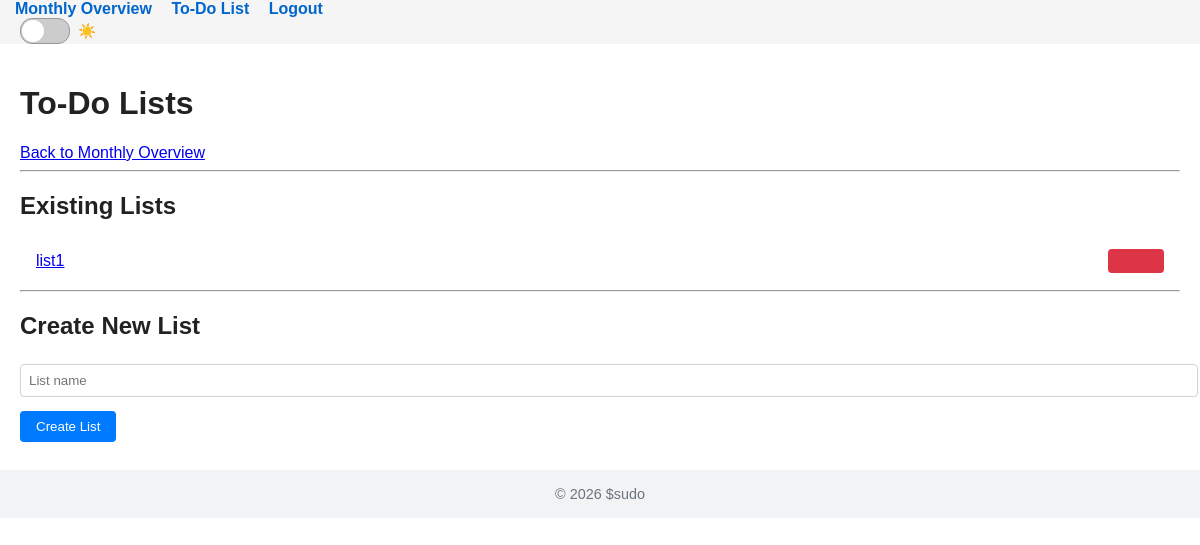
Before: /todolists (signed in) with the older database file.
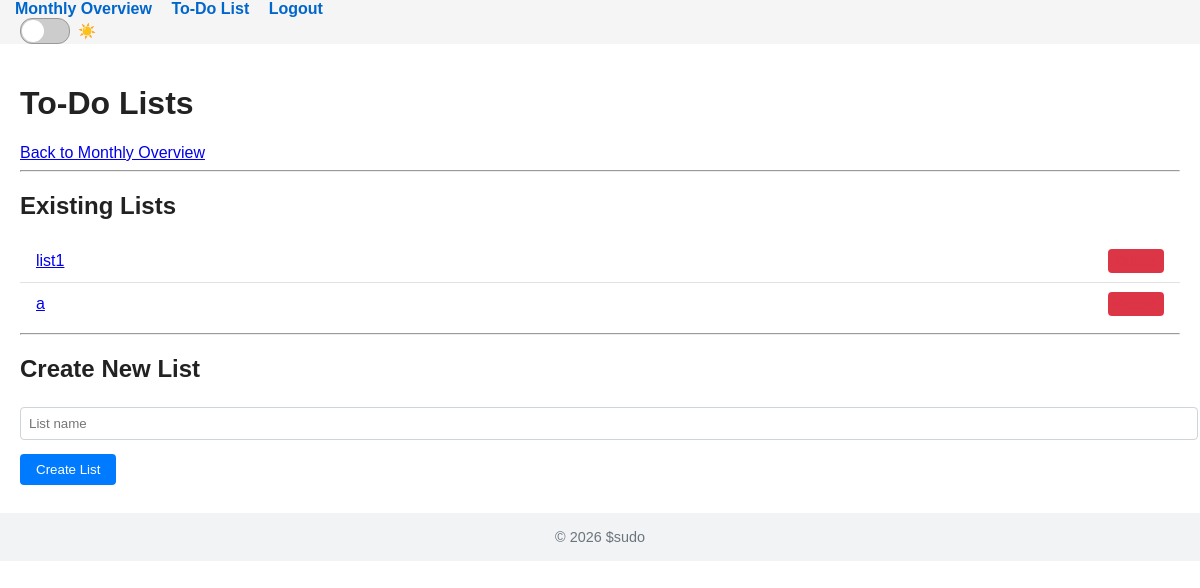
After: the same page with the newer database file.
### app/models.py (models this page shows)
class TodoList(db.Model):
    __tablename__ = 'todo_lists'
    id = db.Column(db.Integer, primary_key=True)
    user_id = db.Column(db.Integer, db.ForeignKey('users.id'), nullable=False)
    name = db.Column(db.String(200), nullable=False)
    items = db.relationship(
        'TodoItem',
        backref='todo_list',
        lazy='dynamic',
        cascade='all, delete-orphan',
    )

### app/routes/todo.py (the view, shortened to what this page needs)
@bp.route('/todolists', methods=['GET', 'POST'])
@login_required
def todolists():
    todo_lists = (
        TodoList.query.filter_by(user_id=current_user.id)
        .order_by(TodoList.id)
        .all()
    )
    return render_template('todo/lists.html', todo_lists=todo_lists)

### app/__init__.py (called while the page is built)
def create_app(config_name: str = 'development') -> Flask:
    app = Flask(__name__, instance_relative_config=True)
    from .config import DevelopmentConfig, ProductionConfig
    config_cls = {
        'development': DevelopmentConfig,
        'production': ProductionConfig
    }[config_name]
    app.config.from_object(config_cls)
    try:
        os.makedirs(app.instance_path, exist_ok=True)
    except OSError as exc:  # pragma: no cover
        raise RuntimeError(f'Failed to create instance folder: {exc}')
    db.init_app(app)
    login_manager.init_app(app)
    csrf.init_app(app)
    from .routes import bp as main_bp
    app.register_blueprint(main_bp)
    with app.app_context():
        db.create_all()
    @app.context_processor
    def inject_current_year():
        return {'current_year': __import__('datetime').datetime.utcnow().year}
    return app

### app/models.py (called while the page is built)
@login_manager.user_loader
def load_user(user_id: str):
    return User.query.get(int(user_id))

### app/templates/todo/lists.html (shortened to what this page needs)
{% extends "base.html" %}
{% block content %}
<h1>To‑Do Lists</h1>
<a href="{{ url_for('main.monthly') }}">Back to Monthly Overview</a>
<hr>
<h2>Existing Lists</h2>
{% if todo_lists %}
    <ul class="list-group">
    {% for lst in todo_lists %}
        <li class="list-group-item d-flex justify-content-between align-items-center">
            <a href="{{ url_for('main.todolist', list_id=lst.id) }}">{{ lst.name }}</a>
            <span class="delete-link">
                <a href="{{ url_for('main.confirm_delete_list', list_id=lst.id) }}" class="btn btn-sm btn-danger">Delete</a>
            </span>
        </li>
    {% endfor %}
    </ul>
{% else %}
    <p>No to‑do lists yet.</p>
{% endif %}
<hr>
<h2>Create New List</h2>
<form method="post" action="{{ url_for('main.todolists') }}">
    <input type="text" name="name" placeholder="List name" class="form-control" required>
    <button type="submit" name="action" value="create" class="btn btn-primary mt-2">Create List</button>
</form>
{% endblock %}

### app/templates/base.html (shortened to what this page needs)
<!DOCTYPE html>
<html lang="en">
<head>
  <link rel="stylesheet" href="{{ url_for('static', filename='css/main.css') }}">
</head>
<body>
  <header>
    <nav>
      {% if current_user.is_authenticated %}
            <a href="{{ url_for('main.monthly') }}">Monthly Overview</a>
            <a href="{{ url_for('main.todolists') }}">To‑Do List</a>
            <a href="{{ url_for('main.logout') }}">Logout</a>
      {% else %}
            <a href="{{ url_for('main.login') }}">Login</a>
            <a href="{{ url_for('main.register') }}">Register</a>
      {% endif %}
      <div class="theme-switch">
        <label for="theme-toggle"></label>
        <span id="theme-label"></span>
      </div>
    </nav>
  </header>
  <main>
    {% block content %}{% endblock %}
  </main>
  <footer>
    © {{ current_year }} $sudo
  </footer>
</body>
</html>

### app/static/css/main.css (style rules this page uses)
:root { --bg: #ffffff; --text: #222222; --header-bg: #f5f5f5; --header-text: #222222; --link: #0066cc; --link-hover: #004488; --table-border: #ddd; --completed-bg: #28a745; --completed-text: #fff; --incomplete-bg: #dc3545; --incomplete-text: #fff; --button-bg: #007bff; --button-text: #fff; --button-hover: #0056b3; --input-bg: #f0f0f0; --input-text: #222222; --input-border:#ccc; }
body { margin: 0; font-family: Arial, Helvetica, sans-serif; background-color: var(--bg); color: var(--text); }
header, footer { background-color: var(--header-bg); color: var(--header-text); }
nav a { color: var(--link); margin-left: 15px; text-decoration: none; font-weight: bold; }
button { padding: 8px 12px; background-color: var(--button-bg); color: var(--button-text); border: none; border-radius: 4px; cursor: pointer; margin-top: 10px; transition: background-color 0.2s; }
main { padding: 20px; }
.theme-switch { display: flex; align-items: center; margin-left: 20px; }
.theme-switch label { position: relative; display: inline-block; width: 48px; height: 24px; background: #ccc; border-radius: 12px; cursor: pointer; transition: background 0.3s; border: 1px solid #999; }
.theme-switch label::before { content: ''; position: absolute; width: 22px; height: 22px; left: 1px; top: 1px; background: #fff; border-radius: 50%; transition: transform 0.3s; }
.theme-switch span { margin-left: 8px; font-size: 0.9rem; color: var(--text); }
form { margin: 0.5rem 0; }
.form-control { width: 100%; padding: 0.5rem; margin: 0.25rem 0; border: 1px solid #ced4da; border-radius: 0.25rem; }
.btn { cursor: pointer; padding: 0.5rem 1rem; border: none; border-radius: 0.25rem; text-decoration: none; }
.btn-primary { background: #007bff; color: #fff; }
.btn-danger { background: #dc3545; color: #fff; }
.btn-sm { padding: 0.25rem 0.5rem; font-size: 0.875rem; }
.list-group { list-style: none; padding: 0; margin: 0; }
.list-group-item { padding: 0.75rem 1rem; border-bottom: 1px solid #dee2e6; display: flex; justify-content: space-between; align-items: center; }
.list-group-item:last-child { border-bottom: none; }
.delete-link a { color: #dc3545; }
footer { text-align: center; padding: 1rem 0; background: #f1f3f5; color: #6c757d; font-size: 0.9rem; }

Changed rows visible on the page:
added TodoList: name "a"
